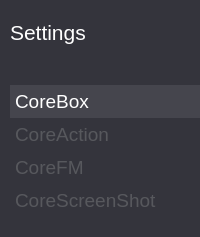
    <widget class="QWidget" name="shortcut" native="true">
     <property name="sizePolicy">
      <sizepolicy hsizetype="Expanding" vsizetype="Expanding">
       <horstretch>0</horstretch>
       <verstretch>0</verstretch>
      </sizepolicy>
     </property>
     <property name="minimumSize">
      <size>
       <width>200</width>
       <height>0</height>
      </size>
     </property>
     <property name="maximumSize">
      <size>
       <width>230</width>
       <height>16777215</height>
      </size>
     </property>
     <property name="styleSheet">
      <string notr="true">QWidget{
background-color: #34343C;
color: #ffffff;
border: 1px #34343C;
}</string>
     </property>
     <layout class="QVBoxLayout" name="verticalLayout_3">
      <property name="spacing">
       <number>0</number>
      </property>
      <property name="leftMargin">
       <number>10</number>
      </property>
      <property name="topMargin">
       <number>20</number>
      </property>
      <property name="rightMargin">
       <number>0</number>
      </property>
      <property name="bottomMargin">
       <number>10</number>
      </property>
      <item>
       <widget class="QPushButton" name="title">
        <property name="font">
         <font>
          <pointsize>16</pointsize>
         </font>
        </property>
        <property name="layoutDirection">
         <enum>Qt::LeftToRight</enum>
        </property>
        <property name="styleSheet">
         <string notr="true">Text-align:left
</string>
        </property>
        <property name="text">
         <string notr="true">Settings</string>
        </property>
        <property name="icon">
         <iconset resource="../icons.qrc">
          <normaloff>:/icons/Settings.svg</normaloff>:/icons/Settings.svg</iconset>
        </property>
        <property name="iconSize">
         <size>
          <width>24</width>
          <height>24</height>
         </size>
        </property>
        <property name="flat">
         <bool>true</bool>
        </property>
       </widget>
      </item>
      <item>
       <spacer name="verticalSpacer_2">
        <property name="orientation">
         <enum>Qt::Vertical</enum>
        </property>
        <property name="sizeType">
         <enum>QSizePolicy::Fixed</enum>
        </property>
        <property name="sizeHint" stdset="0">
         <size>
          <width>20</width>
          <height>40</height>
         </size>
        </property>
       </spacer>
      </item>
      <item>
       <widget class="QPushButton" name="corebox">
        <property name="sizePolicy">
         <sizepolicy hsizetype="Expanding" vsizetype="Fixed">
          <horstretch>0</horstretch>
          <verstretch>0</verstretch>
         </sizepolicy>
        </property>
        <property name="font">
         <font>
          <pointsize>14</pointsize>
         </font>
        </property>
        <property name="styleSheet">
         <string notr="true">QPushButton{
Text-align:left;
padding: 5px 5px 5px 5px;
}

QPushButton:checked{
background-color:#45454D ;
}

QPushButton:!checked{
color: #57585D ;
}
</string>
        </property>
        <property name="text">
         <string>CoreBox</string>
        </property>
        <property name="iconSize">
         <size>
          <width>22</width>
          <height>22</height>
         </size>
        </property>
        <property name="checkable">
         <bool>true</bool>
        </property>
        <property name="checked">
         <bool>true</bool>
        </property>
       </widget>
      </item>
      <item>
       <widget class="QPushButton" name="coreaction">
        <property name="sizePolicy">
         <sizepolicy hsizetype="Expanding" vsizetype="Fixed">
          <horstretch>0</horstretch>
          <verstretch>0</verstretch>
         </sizepolicy>
        </property>
        <property name="font">
         <font>
          <pointsize>14</pointsize>
         </font>
        </property>
        <property name="styleSheet">
         <string notr="true">QPushButton{
Text-align:left;
padding: 5px 5px 5px 5px;
}

QPushButton:checked{
background-color:#45454D ;
}

QPushButton:!checked{
color: #57585D ;
}
</string>
        </property>
        <property name="text">
         <string>CoreAction</string>
        </property>
        <property name="iconSize">
         <size>
          <width>22</width>
          <height>22</height>
         </size>
        </property>
        <property name="checkable">
         <bool>true</bool>
        </property>
        <property name="checked">
         <bool>false</bool>
        </property>
       </widget>
      </item>
      <item>
       <widget class="QPushButton" name="corefm">
        <property name="font">
         <font>
          <pointsize>14</pointsize>
         </font>
        </property>
        <property name="styleSheet">
         <string notr="true">QPushButton{
Text-align:left;
padding: 5px 5px 5px 5px;
}
QPushButton:checked{
background-color:#45454D; 
}
QPushButton:!checked{
color: #57585D ;
}</string>
        </property>
        <property name="text">
         <string>CoreFM</string>
        </property>
        <property name="iconSize">
         <size>
          <width>22</width>
          <height>22</height>
         </size>
        </property>
        <property name="checkable">
         <bool>true</bool>
        </property>
        <property name="flat">
         <bool>true</bool>
        </property>
       </widget>
      </item>
      <item>
       <widget class="QPushButton" name="corescrshot">
        <property name="font">
         <font>
          <pointsize>14</pointsize>
         </font>
        </property>
        <property name="styleSheet">
         <string notr="true">QPushButton{
Text-align:left;
padding: 5px 5px 5px 5px;
}
QPushButton:checked{
background-color:#45454D; 
}
QPushButton:!checked{
color: #57585D ;
}
</string>
        </property>
        <property name="text">
         <string>CoreScreenShot</string>
        </property>
        <property name="iconSize">
         <size>
          <width>22</width>
          <height>22</height>
         </size>
        </property>
        <property name="checkable">
         <bool>true</bool>
        </property>
        <property name="flat">
         <bool>true</bool>
        </property>
       </widget>
      </item>
      <item>
       <spacer name="verticalSpacer_3">
        <property name="orientation">
         <enum>Qt::Vertical</enum>
        </property>
        <property name="sizeHint" stdset="0">
         <size>
          <width>20</width>
          <height>10</height>
         </size>
        </property>
       </spacer>
      </item>
     </layout>
    </widget>
